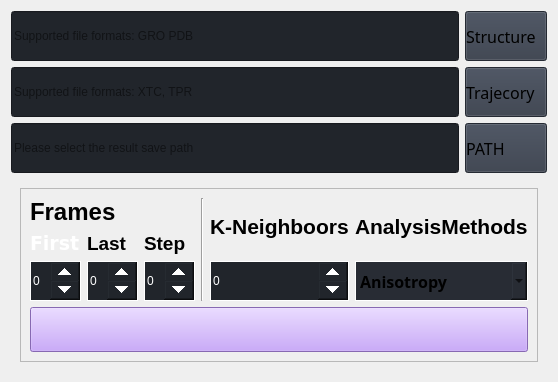
                        <widget class="QWidget" name="widget_3" native="true">
                         <layout class="QVBoxLayout" name="verticalLayout_10">
                          <item>
                           <layout class="QGridLayout" name="gridLayout_6">
                            <property name="bottomMargin">
                             <number>0</number>
                            </property>
                            <item row="1" column="1">
                             <widget class="QPushButton" name="btnTrajectory">
                              <property name="minimumSize">
                               <size>
                                <width>75</width>
                                <height>50</height>
                               </size>
                              </property>
                              <property name="maximumSize">
                               <size>
                                <width>100</width>
                                <height>16777215</height>
                               </size>
                              </property>
                              <property name="font">
                               <font>
                                <family>华文细黑</family>
                                <pointsize>12</pointsize>
                                <weight>50</weight>
                                <italic>false</italic>
                                <bold>false</bold>
                               </font>
                              </property>
                              <property name="cursor">
                               <cursorShape>PointingHandCursor</cursorShape>
                              </property>
                              <property name="styleSheet">
                               <string notr="true">background-color: rgb(52, 59, 72);
text-align:left;
font: 12pt &quot;华文细黑&quot;;

</string>
                              </property>
                              <property name="text">
                               <string>Trajecory </string>
                              </property>
                              <property name="icon">
                               <iconset resource="resources.qrc">
                                <normaloff>:/icons/images/icons/cil-folder-open.png</normaloff>:/icons/images/icons/cil-folder-open.png</iconset>
                              </property>
                             </widget>
                            </item>
                            <item row="0" column="0">
                             <widget class="QLineEdit" name="editStructure">
                              <property name="minimumSize">
                               <size>
                                <width>100</width>
                                <height>50</height>
                               </size>
                              </property>
                              <property name="maximumSize">
                               <size>
                                <width>16000</width>
                                <height>200</height>
                               </size>
                              </property>
                              <property name="styleSheet">
                               <string notr="true">background-color: rgb(33, 37, 43);
font: 14pt &quot;华文细黑&quot;;</string>
                              </property>
                              <property name="text">
                               <string/>
                              </property>
                              <property name="placeholderText">
                               <string>Supported file formats: GRO PDB</string>
                              </property>
                             </widget>
                            </item>
                            <item row="1" column="0">
                             <widget class="QLineEdit" name="editTrajectory">
                              <property name="minimumSize">
                               <size>
                                <width>100</width>
                                <height>50</height>
                               </size>
                              </property>
                              <property name="maximumSize">
                               <size>
                                <width>16777215</width>
                                <height>200</height>
                               </size>
                              </property>
                              <property name="styleSheet">
                               <string notr="true">background-color: rgb(33, 37, 43);
font: 14pt &quot;华文细黑&quot;;</string>
                              </property>
                              <property name="text">
                               <string/>
                              </property>
                              <property name="placeholderText">
                               <string>Supported file formats: XTC, TPR</string>
                              </property>
                             </widget>
                            </item>
                            <item row="0" column="1">
                             <widget class="QPushButton" name="btnSructure">
                              <property name="minimumSize">
                               <size>
                                <width>75</width>
                                <height>50</height>
                               </size>
                              </property>
                              <property name="maximumSize">
                               <size>
                                <width>100</width>
                                <height>16777215</height>
                               </size>
                              </property>
                              <property name="font">
                               <font>
                                <family>华文细黑</family>
                                <pointsize>12</pointsize>
                                <weight>50</weight>
                                <italic>false</italic>
                                <bold>false</bold>
                               </font>
                              </property>
                              <property name="cursor">
                               <cursorShape>PointingHandCursor</cursorShape>
                              </property>
                              <property name="styleSheet">
                               <string notr="true">background-color: rgb(52, 59, 72);
text-align:left;
font: 12pt &quot;华文细黑&quot;;</string>
                              </property>
                              <property name="text">
                               <string>Structure </string>
                              </property>
                              <property name="icon">
                               <iconset resource="resources.qrc">
                                <normaloff>:/icons/images/icons/cil-folder-open.png</normaloff>:/icons/images/icons/cil-folder-open.png</iconset>
                              </property>
                              <property name="checkable">
                               <bool>false</bool>
                              </property>
                             </widget>
                            </item>
                            <item row="2" column="1">
                             <widget class="QPushButton" name="btnResult">
                              <property name="minimumSize">
                               <size>
                                <width>75</width>
                                <height>50</height>
                               </size>
                              </property>
                              <property name="maximumSize">
                               <size>
                                <width>100</width>
                                <height>16777215</height>
                               </size>
                              </property>
                              <property name="font">
                               <font>
                                <family>华文细黑</family>
                                <pointsize>12</pointsize>
                                <weight>50</weight>
                                <italic>false</italic>
                                <bold>false</bold>
                               </font>
                              </property>
                              <property name="cursor">
                               <cursorShape>PointingHandCursor</cursorShape>
                              </property>
                              <property name="styleSheet">
                               <string notr="true">background-color: rgb(52, 59, 72);
text-align:left;
font: 12pt &quot;华文细黑&quot;;</string>
                              </property>
                              <property name="text">
                               <string>PATH</string>
                              </property>
                              <property name="icon">
                               <iconset resource="resources.qrc">
                                <normaloff>:/icons/images/icons/cil-folder-open.png</normaloff>:/icons/images/icons/cil-folder-open.png</iconset>
                              </property>
                             </widget>
                            </item>
                            <item row="2" column="0">
                             <widget class="QLineEdit" name="editResult">
                              <property name="minimumSize">
                               <size>
                                <width>100</width>
                                <height>50</height>
                               </size>
                              </property>
                              <property name="maximumSize">
                               <size>
                                <width>16777215</width>
                                <height>200</height>
                               </size>
                              </property>
                              <property name="styleSheet">
                               <string notr="true">background-color: rgb(33, 37, 43);
font: 14pt &quot;华文细黑&quot;;</string>
                              </property>
                              <property name="text">
                               <string/>
                              </property>
                              <property name="placeholderText">
                               <string>Please select the result save path</string>
                              </property>
                             </widget>
                            </item>
                           </layout>
                          </item>
                          <item>
                           <widget class="QFrame" name="row1_height">
                            <property name="frameShape">
                             <enum>QFrame::NoFrame</enum>
                            </property>
                            <property name="frameShadow">
                             <enum>QFrame::Raised</enum>
                            </property>
                            <layout class="QVBoxLayout" name="verticalLayout_24">
                             <item>
                              <widget class="QFrame" name="row2_height_2">
                               <property name="frameShape">
                                <enum>QFrame::StyledPanel</enum>
                               </property>
                               <property name="frameShadow">
                                <enum>QFrame::Raised</enum>
                               </property>
                               <layout class="QVBoxLayout" name="verticalLayout_25">
                                <item>
                                 <layout class="QGridLayout" name="gridLayout_7">
                                  <item row="2" column="5" rowspan="2">
                                   <widget class="QComboBox" name="comboBoxMethod">
                                    <property name="minimumSize">
                                     <size>
                                      <width>0</width>
                                      <height>40</height>
                                     </size>
                                    </property>
                                    <property name="font">
                                     <font>
                                      <family>华文细黑</family>
                                      <pointsize>12</pointsize>
                                      <weight>75</weight>
                                      <italic>false</italic>
                                      <bold>true</bold>
                                     </font>
                                    </property>
                                    <property name="autoFillBackground">
                                     <bool>false</bool>
                                    </property>
                                    <property name="styleSheet">
                                     <string notr="true">background-color:rgb(40,44,52);
font: 12pt &quot;华文细黑&quot;;
font-weight:bold;
border: 1px solid white;</string>
                                    </property>
                                    <property name="iconSize">
                                     <size>
                                      <width>16</width>
                                      <height>16</height>
                                     </size>
                                    </property>
                                    <property name="frame">
                                     <bool>true</bool>
                                    </property>
                                    <item>
                                     <property name="text">
                                      <string>Anisotropy</string>
                                     </property>
                                    </item>
                                    <item>
                                     <property name="text">
                                      <string>Area</string>
                                     </property>
                                    </item>
                                    <item>
                                     <property name="text">
                                      <string>Cluster</string>
                                     </property>
                                    </item>
                                    <item>
                                     <property name="text">
                                      <string>Gyration</string>
                                     </property>
                                    </item>
                                    <item>
                                     <property name="text">
                                      <string>Height</string>
                                     </property>
                                    </item>
                                    <item>
                                     <property name="text">
                                      <string>MeanCurvature</string>
                                     </property>
                                    </item>
                                    <item>
                                     <property name="text">
                                      <string>NCluster</string>
                                     </property>
                                    </item>
                                    <item>
                                     <property name="text">
                                      <string>PCA</string>
                                     </property>
                                    </item>
                                    <item>
                                     <property name="text">
                                      <string>Pressure</string>
                                     </property>
                                    </item>
                                    <item>
                                     <property name="text">
                                      <string>RadialDistribution</string>
                                     </property>
                                    </item>
                                    <item>
                                     <property name="text">
                                      <string>SZ</string>
                                     </property>
                                    </item>
                                   </widget>
                                  </item>
                                  <item row="2" column="1" rowspan="2">
                                   <widget class="QSpinBox" name="editLastFrame">
                                    <property name="minimumSize">
                                     <size>
                                      <width>0</width>
                                      <height>40</height>
                                     </size>
                                    </property>
                                    <property name="styleSheet">
                                     <string notr="true">QSpinBox {
    font: 12pt &quot;华文细黑&quot;;
    color: white;
    border: 1px solid white;
background-color:rgb(33, 37, 43);
}

QSpinBox::up-button {
    height: 20px; /* 设置一个合适的高度 */
    width: 30px; /* 设置一个合适的宽度 */
    subcontrol-position: top right; /* 保持按钮在右侧 */
}

QSpinBox::down-button {
    height: 20px; /* 设置一个合适的高度 */
    width: 30px; /* 设置一个合适的宽度 */
    subcontrol-position: bottom right; /* 保持按钮在右侧 */
}
</string>
                                    </property>
                                   </widget>
                                  </item>
                                  <item row="2" column="2" rowspan="2">
                                   <widget class="QSpinBox" name="editStep">
                                    <property name="minimumSize">
                                     <size>
                                      <width>0</width>
                                      <height>40</height>
                                     </size>
                                    </property>
                                    <property name="styleSheet">
                                     <string notr="true">QSpinBox {
    font: 12pt &quot;华文细黑&quot;;
    color: white;
    border: 1px solid white;
background-color:rgb(33, 37, 43);
}

QSpinBox::up-button {
    height: 20px; /* 设置一个合适的高度 */
    width: 30px; /* 设置一个合适的宽度 */
    subcontrol-position: top right; /* 保持按钮在右侧 */
}

QSpinBox::down-button {
    height: 20px; /* 设置一个合适的高度 */
    width: 30px; /* 设置一个合适的宽度 */
    subcontrol-position: bottom right; /* 保持按钮在右侧 */
}
</string>
                                    </property>
                                   </widget>
                                  </item>
                                  <item row="0" column="3" rowspan="4">
                                   <widget class="Line" name="line">
                                    <property name="orientation">
                                     <enum>Qt::Vertical</enum>
                                    </property>
                                   </widget>
                                  </item>
                                  <item row="0" column="0" colspan="3">
                                   <widget class="QLabel" name="analysis_label_frame">
                                    <property name="minimumSize">
                                     <size>
                                      <width>0</width>
                                      <height>0</height>
                                     </size>
                                    </property>
                                    <property name="maximumSize">
                                     <size>
                                      <width>16777215</width>
                                      <height>50</height>
                                     </size>
                                    </property>
                                    <property name="styleSheet">
                                     <string notr="true">font: 12pt &quot;华文细黑&quot;;</string>
                                    </property>
                                    <property name="text">
                                     <string>&lt;html&gt;&lt;head/&gt;&lt;body&gt;&lt;p&gt;&lt;span style=&quot; font-size:18pt; font-weight:600;&quot;&gt;Frames&lt;/span&gt;&lt;/p&gt;&lt;/body&gt;&lt;/html&gt;</string>
                                    </property>
                                   </widget>
                                  </item>
                                  <item row="2" column="0" rowspan="2">
                                   <widget class="QSpinBox" name="editFirstFrame">
                                    <property name="minimumSize">
                                     <size>
                                      <width>0</width>
                                      <height>40</height>
                                     </size>
                                    </property>
                                    <property name="styleSheet">
                                     <string notr="true">QSpinBox {
    font: 12pt &quot;华文细黑&quot;;
    color: white;
    border: 1px solid white;
background-color: rgb(33, 37, 43);
}

QSpinBox::up-button {
    height: 20px; /* 设置一个合适的高度 */
    width: 30px; /* 设置一个合适的宽度 */
    subcontrol-position: top right; /* 保持按钮在右侧 */
}

QSpinBox::down-button {
    height: 20px; /* 设置一个合适的高度 */
    width: 30px; /* 设置一个合适的宽度 */
    subcontrol-position: bottom right; /* 保持按钮在右侧 */
}
</string>
                                    </property>
                                   </widget>
                                  </item>
                                  <item row="0" column="5" rowspan="2">
                                   <widget class="QLabel" name="analysis_label_method">
                                    <property name="minimumSize">
                                     <size>
                                      <width>0</width>
                                      <height>40</height>
                                     </size>
                                    </property>
                                    <property name="maximumSize">
                                     <size>
                                      <width>16777215</width>
                                      <height>100</height>
                                     </size>
                                    </property>
                                    <property name="styleSheet">
                                     <string notr="true">font: 12pt &quot;华文细黑&quot;;</string>
                                    </property>
                                    <property name="text">
                                     <string>&lt;html&gt;&lt;head/&gt;&lt;body&gt;&lt;p&gt;&lt;span style=&quot; font-size:16pt; font-weight:600;&quot;&gt;AnalysisMethods&lt;/span&gt;&lt;/p&gt;&lt;/body&gt;&lt;/html&gt;</string>
                                    </property>
                                   </widget>
                                  </item>
                                  <item row="0" column="4" rowspan="2">
                                   <widget class="QLabel" name="analysis_label_k">
                                    <property name="minimumSize">
                                     <size>
                                      <width>0</width>
                                      <height>40</height>
                                     </size>
                                    </property>
                                    <property name="maximumSize">
                                     <size>
                                      <width>16777215</width>
                                      <height>100</height>
                                     </size>
                                    </property>
                                    <property name="styleSheet">
                                     <string notr="true">font: 12pt &quot;华文细黑&quot;;</string>
                                    </property>
                                    <property name="text">
                                     <string>&lt;html&gt;&lt;head/&gt;&lt;body&gt;&lt;p&gt;&lt;span style=&quot; font-size:16pt; font-weight:600;&quot;&gt;K-Neighboors&lt;/span&gt;&lt;/p&gt;&lt;/body&gt;&lt;/html&gt;</string>
                                    </property>
                                   </widget>
                                  </item>
                                  <item row="1" column="0">
                                   <widget class="QLabel" name="analysis_label_first">
                                    <property name="maximumSize">
                                     <size>
                                      <width>16777215</width>
                                      <height>50</height>
                                     </size>
                                    </property>
                                    <property name="styleSheet">
                                     <string notr="true">font-family:Verdana;
font: 14pt &quot;华文细黑&quot;;
color:white;</string>
                                    </property>
                                    <property name="text">
                                     <string>&lt;html&gt;&lt;head/&gt;&lt;body&gt;&lt;p&gt;&lt;span style=&quot; font-size:14pt; font-weight:600;&quot;&gt;First&lt;/span&gt;&lt;/p&gt;&lt;/body&gt;&lt;/html&gt;</string>
                                    </property>
                                   </widget>
                                  </item>
                                  <item row="1" column="1">
                                   <widget class="QLabel" name="analysis_label_last">
                                    <property name="maximumSize">
                                     <size>
                                      <width>16777215</width>
                                      <height>50</height>
                                     </size>
                                    </property>
                                    <property name="styleSheet">
                                     <string notr="true">font: 14pt &quot;华文细黑&quot;;</string>
                                    </property>
                                    <property name="text">
                                     <string>&lt;html&gt;&lt;head/&gt;&lt;body&gt;&lt;p&gt;&lt;span style=&quot; font-size:14pt; font-weight:600;&quot;&gt;Last&lt;/span&gt;&lt;/p&gt;&lt;/body&gt;&lt;/html&gt;</string>
                                    </property>
                                   </widget>
                                  </item>
                                  <item row="1" column="2">
                                   <widget class="QLabel" name="analysis_label_step">
                                    <property name="maximumSize">
                                     <size>
                                      <width>16777215</width>
                                      <height>50</height>
                                     </size>
                                    </property>
                                    <property name="styleSheet">
                                     <string notr="true">font: 14pt &quot;华文细黑&quot;;</string>
                                    </property>
                                    <property name="text">
                                     <string>&lt;html&gt;&lt;head/&gt;&lt;body&gt;&lt;p&gt;&lt;span style=&quot; font-size:14pt; font-weight:600;&quot;&gt;Step&lt;/span&gt;&lt;/p&gt;&lt;/body&gt;&lt;/html&gt;</string>
                                    </property>
                                   </widget>
                                  </item>
                                  <item row="2" column="4" rowspan="2">
                                   <widget class="QSpinBox" name="editK">
                                    <property name="minimumSize">
                                     <size>
                                      <width>0</width>
                                      <height>40</height>
                                     </size>
                                    </property>
                                    <property name="styleSheet">
                                     <string notr="true">QSpinBox {
    font: 12pt &quot;华文细黑&quot;;
    color: white;
    border: 1px solid white;
background-color:rgb(33, 37, 43);
}

QSpinBox::up-button {
    height: 20px; /* 设置一个合适的高度 */
    width: 30px; /* 设置一个合适的宽度 */
    subcontrol-position: top right; /* 保持按钮在右侧 */
}

QSpinBox::down-button {
    height: 20px; /* 设置一个合适的高度 */
    width: 30px; /* 设置一个合适的宽度 */
    subcontrol-position: bottom right; /* 保持按钮在右侧 */
}
</string>
                                    </property>
                                   </widget>
                                  </item>
                                 </layout>
                                </item>
                                <item>
                                 <widget class="QPushButton" name="btnNext">
                                  <property name="minimumSize">
                                   <size>
                                    <width>150</width>
                                    <height>45</height>
                                   </size>
                                  </property>
                                  <property name="maximumSize">
                                   <size>
                                    <width>16000</width>
                                    <height>50</height>
                                   </size>
                                  </property>
                                  <property name="font">
                                   <font>
                                    <family>Segoe UI</family>
                                    <pointsize>10</pointsize>
                                    <weight>50</weight>
                                    <italic>false</italic>
                                    <bold>false</bold>
                                   </font>
                                  </property>
                                  <property name="cursor">
                                   <cursorShape>PointingHandCursor</cursorShape>
                                  </property>
                                  <property name="layoutDirection">
                                   <enum>Qt::LeftToRight</enum>
                                  </property>
                                  <property name="styleSheet">
                                   <string notr="true">background-color: rgb(189,147,249);
</string>
                                  </property>
                                  <property name="text">
                                   <string/>
                                  </property>
                                  <property name="icon">
                                   <iconset resource="resources.qrc">
                                    <normaloff>:/icons/images/icons/cil-chevron-double-right.png</normaloff>:/icons/images/icons/cil-chevron-double-right.png</iconset>
                                  </property>
                                 </widget>
                                </item>
                               </layout>
                              </widget>
                             </item>
                            </layout>
                           </widget>
                          </item>
                         </layout>
                        </widget>
